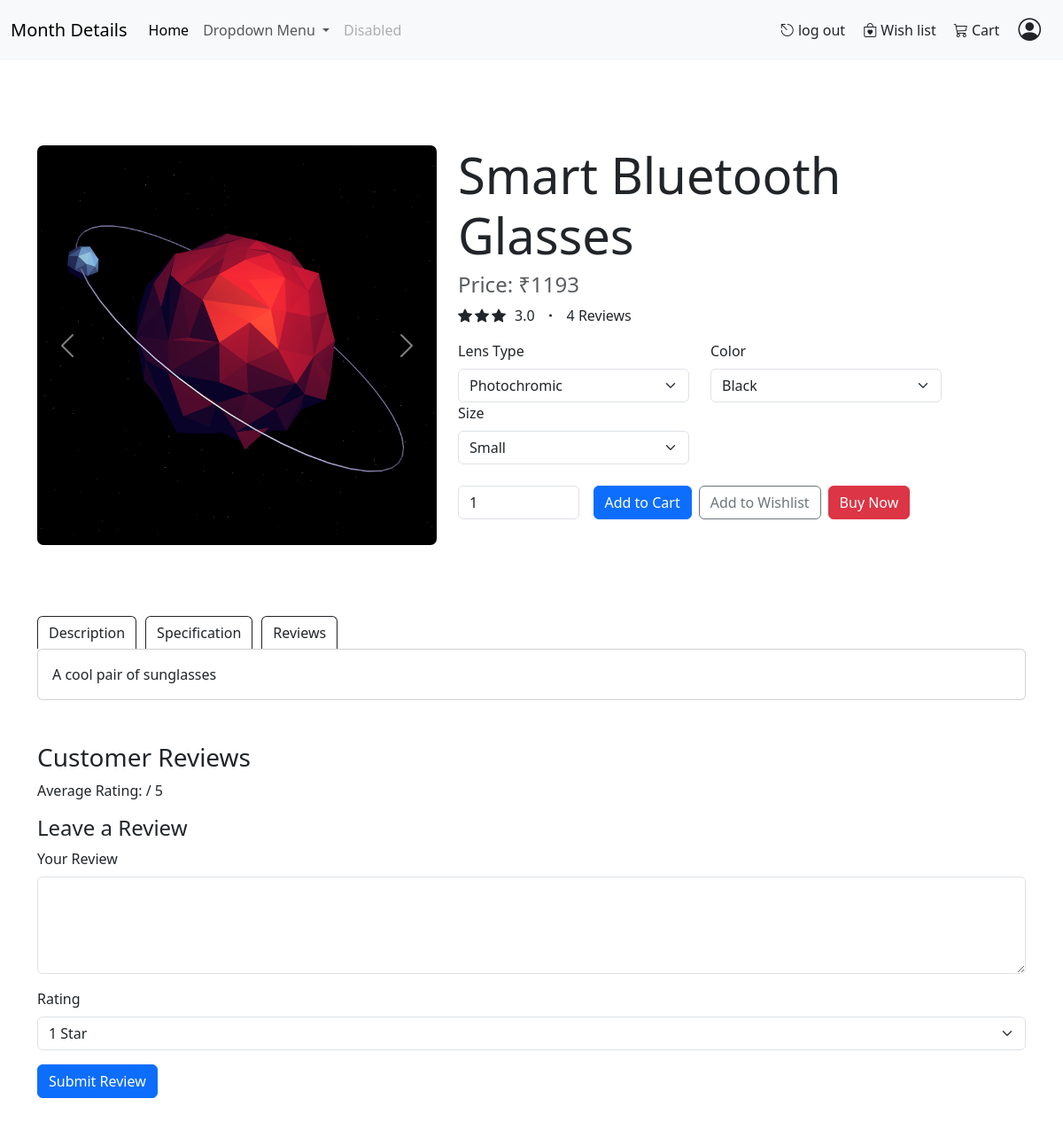
Page /product/9 on the committed database.
### optical_main/models.py (models this page shows, shortened)
class Product(models.Model):
    CATEGORY_CHOICES = [
        ('EYEWEAR', 'Eyewear'),
        ('SUNGLASSES', 'Sunglasses'),
        ('READING_GLASS', 'Reading Glass'),
        ('OTHERS', 'Others'),
    ]
    MATERIAL_CHOICES = [
        ('PLASTIC', 'Plastic'),
        ('METAL', 'Metal'),
        ('COMPOSITE', 'Composite'),
    ]
    name = models.CharField(max_length=50, unique=True, help_text="Enter the product name")
    brand = models.CharField(max_length=50, help_text="Enter the brand name")
    description = models.TextField(help_text="Enter a description of the product")
    MRP = models.IntegerField(validators=[MinValueValidator(0)],default=0, help_text="Enter the maximum retail price")
    category = models.CharField(max_length=20, choices=CATEGORY_CHOICES,default='OTHERS', help_text="Select the product category")
    material = models.CharField(max_length=10, choices=MATERIAL_CHOICES, help_text="Select the material")
    lens = models.CharField(max_length=20, blank=True, help_text="Enter the lens type (if applicable)")
    stock = models.IntegerField(validators=[MinValueValidator(0)], help_text="Enter the stock quantity")
    discount = models.DecimalField(max_digits=5, decimal_places=2, validators=[MinValueValidator(0), MaxValueValidator(100)],default=0, help_text="Enter the discount percentage")
    date = models.DateField(default=datetime.date.today, help_text="Enter the date of addition")
    class Meta:
        verbose_name = "Product"
        verbose_name_plural = "Products"

### optical_main/views.py (the view)
# urls.py: path('product/', ProductAPIView.as_view()),
def product(request,id):
    product=Product.objects.get(id=id)
    f=Feedback.objects.filter(order__product_id=id).annotate(name=F('order__customer__first_name'))
    c=Feedback.objects.filter(order__product_id=id).annotate(name=F('order__customer__first_name')).count()
    print(c)
    hh=Feedback.objects.filter(order__product_id=id).aggregate(rating=Avg('rating'))
    hh["rating"] = round(hh["rating"], 2)
    round_avg=int(hh['rating'])
    point_value=hh['rating']-round_avg
    if point_value>=0.5:
        half_star=True
    else:
        half_star=False
    if request.method=='POST':
        d=copy.deepcopy(request.POST)
        d.pop('csrfmiddlewaretoken')
        d['product']=product.id
        d['customer']=request.user.pk
        return redirect(f"{reverse('order')}?{d.urlencode()}")
    return render(request,'Optical_main/product.html',{
        'product':product,'feedback':f,'avg':hh,'round_avg':round_avg,'half_star':half_star,'c':c})

### optical_main/Templates/Optical_main/product.html (shortened to what this page needs)
<!DOCTYPE html>
<html lang="en">
<head>
    <link href="https://cdn.jsdelivr.net/npm/bootstrap@5.3.0/dist/css/bootstrap.min.css" rel="stylesheet">
    {% load static %}
</head>
<body>
    {% include 'Optical_main/nav-bar.html'%}
    <div class="container py-5 mt-5">
        <div class="row">
            <div class="col-md-5 picture">
                <div id="productCarousel" class="carousel slide" data-bs-ride="carousel">
                    <div class="carousel-inner">
                        <div class="carousel-item active">
                            <img src="{% static 'optical_main/2.png' %} " style="border-radius: 7px;" class="d-block w-100" alt="Main Product Image" />
                        </div>
                    </div>
                    <button class="carousel-control-prev" type="button" data-bs-target="#productCarousel" data-bs-slide="prev">
                        <span class="carousel-control-prev-icon" aria-hidden="true"></span>
                    </button>
                    <button class="carousel-control-next" type="button" data-bs-target="#productCarousel" data-bs-slide="next">
                        <span class="carousel-control-next-icon" aria-hidden="true"></span>
                    </button>
                </div>
            </div>
            <div class="col-md-6">
                <h1 class="display-4">{{ product.name }}</h1>
                <h4 class="text-muted">Price: ₹{{ product.MRP }}</h4>
                <span style="display: flex; gap: 10px;">
                    <span style="display: flex; gap: 3px;">
                        {% for _ in ""|rjust:round_avg %}
                        <i class="bi bi-star-fill"></i>
                        {% endfor %}
                    </span>
                <p> {{ avg.rating }} </p>
                <i class="bi bi-dot"></i>
                <p> {{ c }} Reviews</p>
                </span>
                <form method="POST">
                    <div class='row'>
                        <div class="col-6">
                            <label for="lensType" class="form-label">Lens Type</label>
                            <select class="form-select" id="lensType" name="lens_type">
                                <option value={{ item }} >{{ product.lens }}</option>
                            </select>
                        </div>
                        <div class="col-6">
                            <label for="color" class="form-label">Color</label>
                            <select class="form-select" id="color" name="color">
                                <option value="black">Black</option>
                            </select>
                        </div>
                        <div class="col-6">
                            <label for="size" class="form-label">Size</label>
                            <select class="form-select" id="size" name="size">
                                <option value="s">Small</option>
                            </select>
                        </div>
                    </div>
                    <div class="mt-4 d-flex align-items-center">
                        <input type="number" class="form-control w-25" value="1" id="quantity" name="quantity" min="1" max={{ product.stock }} />
                        <button type="submit" class="btn btn-primary ms-3">Add to Cart</button>
                        <button type="button" class="btn btn-outline-secondary ms-2">Add to Wishlist</button>
                        <button type="submit" class="btn btn-danger ms-2">Buy Now</button>
                    </div>
                </form>
            </div>
        </div>
        <div class="col-12 des">
            <p class="d-inline-flex g-0 custom">
                <button class="btn btn-outline-dark outline-dark" type="button" data-bs-toggle="collapse" data-bs-target="#multiCollapseExample1" aria-expanded="true" aria-controls="multiCollapseExample1">Description</button>
                <button class="btn btn-outline-dark outline-dark" type="button" data-bs-toggle="collapse" data-bs-target="#multiCollapseExample2" aria-expanded="false" aria-controls="multiCollapseExample2">Specification</button>
                <button class="btn btn-outline-dark outline-dark" type="button" data-bs-toggle="collapse" data-bs-target="#multiCollapseExample3" aria-expanded="false" aria-controls="multiCollapseExample3">Reviews</button>
            </p>
            <div id="accordionGroup">
                <div class="row gy-0">
                    <div class="col">
                        <div class="collapse multi-collapse show" id="multiCollapseExample1" data-bs-parent="#accordionGroup">
                            <div class="col-12">
                                <div class="card card-body">
                                    {{ product.description }}
                                </div>
                            </div>
                        </div>
                    </div>
                </div>
            </div>
        </div>
        <div id="reviews" class="mt-5">
            <h3>Customer Reviews</h3>
            <div>
                <p>Average Rating: {{ product.rating }} / 5</p>
            </div>
            <h4>Leave a Review</h4>
            <form method="POST">
                <div class="mb-3">
                    <label for="review" class="form-label">Your Review</label>
                    <textarea class="form-control" id="review" name="review" rows="4"></textarea>
                </div>
                <div class="mb-3">
                    <label for="rating" class="form-label">Rating</label>
                    <select class="form-select" id="rating" name="rating">
                        <option value="1">1 Star</option>
                    </select>
                </div>
                <button type="submit" class="btn btn-primary">Submit Review</button>
            </form>
        </div>
</body>
</html>

### optical_main/Templates/Optical_main/product.html (style rules this page uses)
.btn-primary { background-color: #ff9f00; border-color: #ff9f00; }
.custom { margin-bottom:0px; }
.picture { border-radius: 15px; padding-bottom:20px; }
.des { margin-top:60px; }
.outline-dark { border-bottom-left-radius: 0px; border-bottom-right-radius: 0px; border-bottom-width:0px; margin-right: 10px; }

### rows in the picture
Product: name "Smart Bluetooth Glasses", MRP "1193", lens_type "Photochromic", description "A cool pair of sunglasses"

### other values in the picture
{{ avg.rating }} "3.0"
{{ c }} "4"
